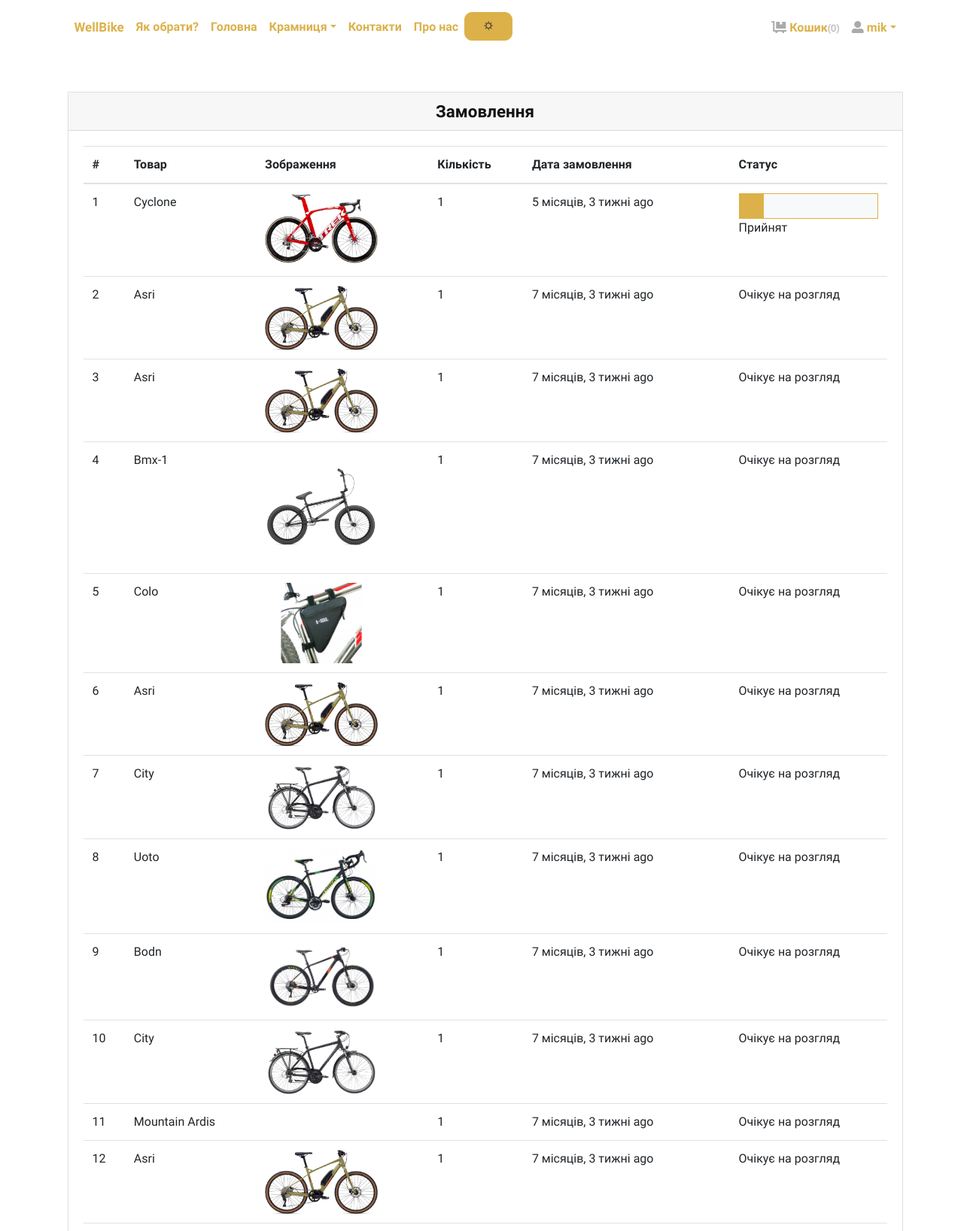
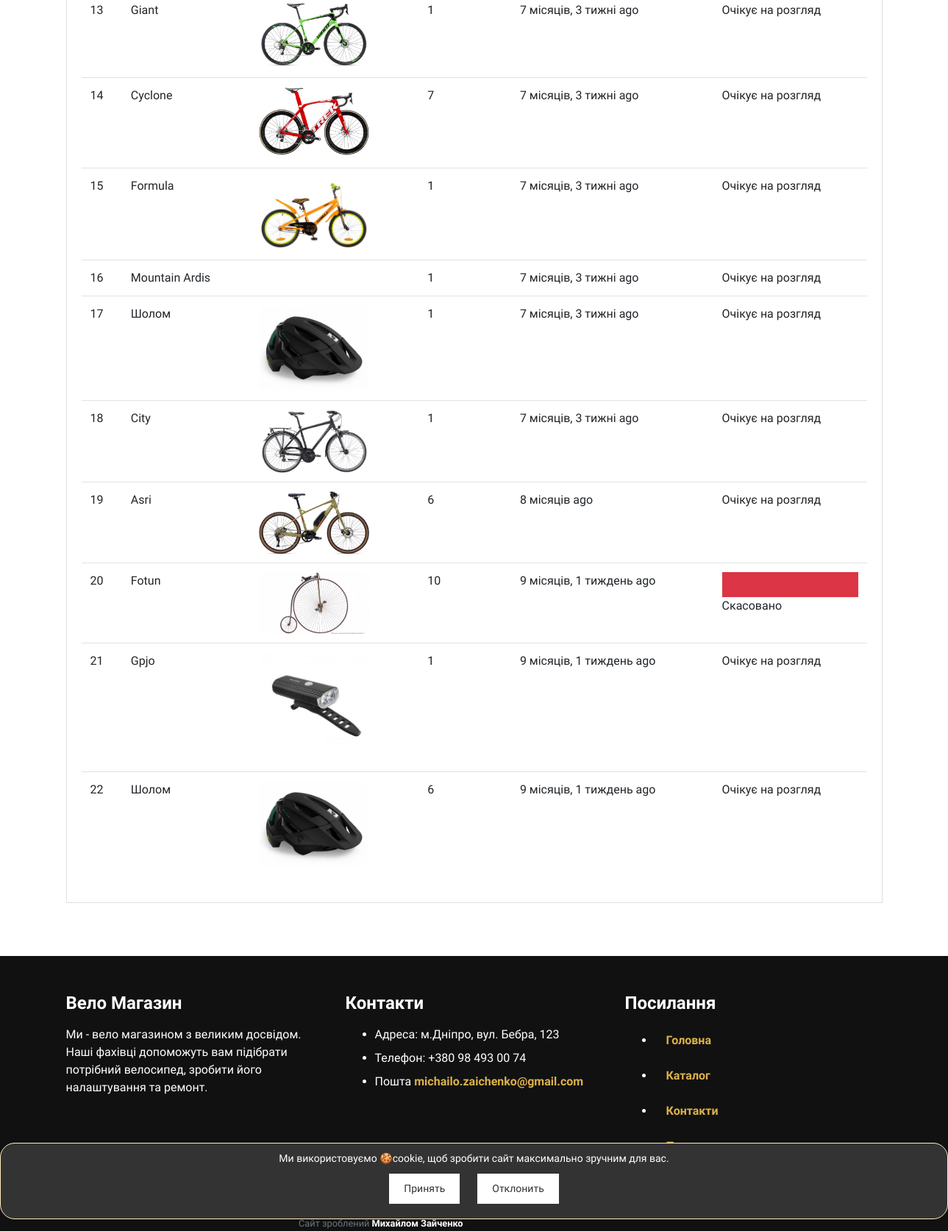
/orders/ (signed in), run on the app's committed database (2 pictures, top to bottom).
### store/models.py (models this page shows, shortened)
class Order(models.Model):
    user = models.ForeignKey(User, verbose_name="User", on_delete=models.CASCADE)
    address = models.ForeignKey(Address, verbose_name="Shipping Address", on_delete=models.CASCADE)
    paying_way = models.ForeignKey(PayingWay, verbose_name="Paying Way", on_delete=models.CASCADE, blank=True,
                                   null=True)
    product = models.ForeignKey(Product, verbose_name="Product", on_delete=models.CASCADE)
    quantity = models.PositiveIntegerField(verbose_name="Quantity")
    ordered_date = models.DateTimeField(auto_now_add=True, verbose_name="Ordered Date")
    status = models.CharField(
        choices=STATUS_CHOICES,
        max_length=50,
        default="Очікує на розгляд"
        )

class Product(models.Model):
    title = models.CharField(max_length=150, verbose_name="Product Title")
    slug = models.SlugField(max_length=160, verbose_name="Product Slug")
    sku = models.CharField(max_length=255, unique=True, verbose_name="Unique Product ID (SKU)")
    short_description = models.TextField(verbose_name="Short Description")
    detail_description = models.TextField(blank=True, null=True, verbose_name="Detail Description")
    product_image = models.ImageField(upload_to='product', blank=True, null=True, verbose_name="Product Image")
    price = models.DecimalField(max_digits=8, decimal_places=2)
    category = models.ForeignKey(Category, verbose_name="Product Categoy", on_delete=models.CASCADE)
    is_active = models.BooleanField(verbose_name="Is Active?")
    is_featured = models.BooleanField(verbose_name="Is Featured?")
    created_at = models.DateTimeField(auto_now_add=True, verbose_name="Created Date")
    updated_at = models.DateTimeField(auto_now=True, verbose_name="Updated Date")
    class Meta:
        verbose_name_plural = 'Products'
        ordering = ('-created_at', )

### store/views.py (the view)
# urls.py: path('orders/', views.orders, name="orders"),
@login_required
def orders(request):
    orders = Order.objects.filter(user=request.user).order_by('-ordered_date')
    your_account = request.user
    return render(request, 'store/orders.html', {'orders': orders, 'your_account': your_account, })

### store/context_preprocessors.py (called while the page is built)
def store_menu(request):
    categories = Category.objects.filter(is_active=True)
    context = {
        'categories_menu': categories,
    }
    return context

def cart_menu(request):
    if request.user.is_authenticated:
        cart_items= Cart.objects.filter(user=request.user)
        context = {
            'cart_items': cart_items,
        }
    else:
        context = {}
    return context

### store/templates/store/orders.html (shortened to what this page needs)
{% extends 'base.html' %}
{% load static %}
{% load humanize %}
{% block content %}
    <div class="container py-5">
        <div class="row">
            <div class="col-lg-12">
                <div class="card mb-4" id="tables">
                    <h4 class="card-header text-center">Замовлення</h4>
                    <div class="card-body">
                        <table class="table">
                            <thead>
                            <tr>
                                <th>#</th>
                                <th>Товар</th>
                                <th>Зображення</th>
                                <th>Кількість</th>
                                <th>Дата замовлення</th>
                                <th>Статус</th>
                            </tr>
                            </thead>
                            <tbody>
                            {% if orders %}
                                {% for order in orders %}
                                    <tr>
                                        <td>{{ forloop.counter }}</td>
                                        <td>{{ order.product.title }}</td>
                                        <td>
                                            {% if order.product.product_image %}
                                                <img src="{{ order.product.product_image.url }}"
                                                     alt="{{ order.product.product_ttile }}" style="width:150px;">
                                            {% endif %}
                                        </td>
                                        <td>{{ order.quantity }}</td>
                                        <td>{{ order.ordered_date|naturaltime }}</td>
                                        <td>
                                            {% if order.status == 'Прийнят' %}
                                                <div class="bg-light border border-primary">
                                                    <div class="p-3 bg-primary" style="width:0;"></div>
                                                </div>
                                            {% endif %}
                                            {% if order.status == 'Скасовано' %}
                                                <div class="bg-light border border-danger">
                                                    <div class="p-3 bg-danger" style="width:100%;"></div>
                                                </div>
                                            {% endif %}
                                            {{ order.status }}
                                        </td>
                                    </tr>
                                {% endfor %}
                            {% endif %}
                            </tbody>
                        </table>
                    </div>
                </div>
            </div>
        </div>
    </div>
    </div>
{% endblock content %}

### store/templates/navbar.html (shortened to what this page needs)
{% load static %}
{% load i18n %}
{% load cache %}
{% block head %}
    <link href="{% static 'css/header.css' %}" rel="stylesheet" type="text/css">
    <link href="{% static 'css/button_back_col.css' %}" rel="stylesheet" type="text/css">
{% endblock %}
<header>
    <div class="container px-0 px-lg-3">
        <nav class="navbar navbar-expand-lg py-3 px-lg-0">
            <div class="collapse navbar-collapse" id="navbarSupportedContent">
                <ul class="navbar-nav mr-auto">
                    <li class="nav-item">
                        <a class="nav-link active" href="{% url 'store:home' %}"><span
                                class="custom-text">WellBike</span></a>
                    </li>
                    <li class="nav-item">
                        <a class="nav-link" href="{% url 'store:main' %}">Як обрати?</a>
                    </li>
                    <li class="nav-item">
                        <a class="nav-link" href="{% url 'store:home' %}">Головна</a>
                    </li>
                    <li class="nav-item dropdown"><a class="nav-link dropdown-toggle" id="pagesDropdown" href="#"
                                                     data-toggle="dropdown" aria-haspopup="true"
                                                     aria-expanded="false">Крамниця</a>
                    </li>
                    <li class="nav-item">
                        <a class="nav-link" href="{% url 'store:contacts' %}">{% trans "Контакти" %}</a>
                    </li>
                    <li class="nav-item">
                        <a class="nav-link" href="{% url 'store:about' %}"> {% trans "Про нас" %}</a>
                    </li>
                    <li>
                        <div id="toggle-theme" class="btn btn-primary">🌣</div>
                    </li>
                </ul>
                <ul class="navbar-nav ml-auto">
                    {% if request.user.is_authenticated %}
                        <li class="nav-item"><a class="nav-link" href="{% url 'store:cart' %}"> <i
                                class="fas fa-dolly-flatbed mr-1 text-gray"></i>Кошик<small
                                class="text-gray">({{ cart_items.count }})</small></a></li>
                        <li class="nav-item dropdown"><a class="nav-link dropdown-toggle" id="pagesDropdown" href="#"
                                                         data-toggle="dropdown" aria-haspopup="true"
                                                         aria-expanded="false"><i class="fas fa-user-alt mr-1
                                                   text-gray"></i>{{ your_account }}</a></a>
                        </li>
                    {% else %}
                        <li class="nav-item"><a class="nav-link" href="{% url 'store:login' %}">Увійти</a>
                        </li>
                        <li class="nav-item"><a class="nav-link"
                                                href="{% url 'store:register' %}">Створити акаунт</a>
                        </li>
                    {% endif %}
                </ul>
            </div>
        </nav>
    </div>
</header>

### static/css/style.gold.css (style rules this page uses)
.text-gray { color: #aaa !important; }
.navbar { position: relative; }
.border { border: 1px solid #dee2e6 !important; }
.border-primary { border-color: #dcb14a !important; }
.border-danger { border-color: #dc3545 !important; }
.navbar { padding: 0.5rem 1rem; }
.btn { font-weight: 400; border: 1px solid transparent; font-family: inherit; padding: 0.375rem 1.5rem; font-size: 1rem; line-height: 1.5; border-radius: 0; transition: color 0.15s ease-in-out, background-color 0.15s ease-in-out, border-color 0.15s ease-in-out, box-shadow 0.15s ease-in-out; }
.btn-primary { color: #212529; background-color: #dcb14a; border-color: #dcb14a; }
body { font-family: "Libre Franklin", sans-serif; font-size: 1rem; font-weight: 400; line-height: 1.5; color: #111111; background-color: #fff; }
a { color: #dcb14a; text-decoration: none; }
h1, h2, h3, h4, h5, h6, .h1, .h2, .h3, .h4, .h5, .h6 { margin-bottom: 0.5rem; font-family: inherit; font-weight: 900; line-height: 1.2; color: inherit; }
h4, .h4 { font-size: 1.4rem; }
small, .small { font-size: 80%; font-weight: 400; }
.bg-primary { background-color: #dcb14a !important; }
.bg-danger { background-color: #dc3545 !important; }
.bg-light { background-color: #f8f9fa !important; }
.nav-link { padding: 0.5rem 1rem; }
.card { border-radius: 0; }
.card-body { padding: 1.25rem; }
.card-header { padding: 0.75rem 1.25rem; background-color: rgba(17, 17, 17, 0.03); border-bottom: 1px solid rgba(17, 17, 17, 0.125); }
.card-header:first-child { border-radius: calc(0 - 1px) calc(0 - 1px) 0 0; }
img { border-radius: 10px; }

### static/css/header.css (style rules this page uses)
.custom-text { font-size: 17px; }
a { font-weight: bolder; }
#toggle-theme { border-radius: 10px; }

### data on the page
Order: product "Cyclone", product.product_image (picture), quantity "1", ordered_date "5 місяців, 3 тижні ago", status "Прийнят"
Order: product "Asri", product.product_image (picture), quantity "1", ordered_date "7 місяців, 3 тижні ago", status "Очікує на розгляд"
Order: product "Asri", product.product_image (picture), quantity "1", ordered_date "7 місяців, 3 тижні ago", status "Очікує на розгляд"
Order: product "Bmx-1", product.product_image (picture), quantity "1", ordered_date "7 місяців, 3 тижні ago", status "Очікує на розгляд"
Order: product "Colo", product.product_image (picture), quantity "1", ordered_date "7 місяців, 3 тижні ago", status "Очікує на розгляд"
Order: product "Asri", product.product_image (picture), quantity "1", ordered_date "7 місяців, 3 тижні ago", status "Очікує на розгляд"
Order: product "City", product.product_image (picture), quantity "1", ordered_date "7 місяців, 3 тижні ago", status "Очікує на розгляд"
Order: product "Uoto", product.product_image (picture), quantity "1", ordered_date "7 місяців, 3 тижні ago", status "Очікує на розгляд"
Order: product "Bodn", product.product_image (picture), quantity "1", ordered_date "7 місяців, 3 тижні ago", status "Очікує на розгляд"
Order: product "City", product.product_image (picture), quantity "1", ordered_date "7 місяців, 3 тижні ago", status "Очікує на розгляд"
Order: product "Mountain Ardis", quantity "1", ordered_date "7 місяців, 3 тижні ago", status "Очікує на розгляд"
Order: product "Asri", product.product_image (picture), quantity "1", ordered_date "7 місяців, 3 тижні ago", status "Очікує на розгляд"
Order: product "Giant", product.product_image (picture), quantity "1", ordered_date "7 місяців, 3 тижні ago", status "Очікує на розгляд"
Order: product "Cyclone", product.product_image (picture), quantity "7", ordered_date "7 місяців, 3 тижні ago", status "Очікує на розгляд"
Order: product "Formula", product.product_image (picture), quantity "1", ordered_date "7 місяців, 3 тижні ago", status "Очікує на розгляд"
Order: product "Mountain Ardis", quantity "1", ordered_date "7 місяців, 3 тижні ago", status "Очікує на розгляд"
Order: product "Шолом", product.product_image (picture), quantity "1", ordered_date "7 місяців, 3 тижні ago", status "Очікує на розгляд"
Order: product "City", product.product_image (picture), quantity "1", ordered_date "7 місяців, 3 тижні ago", status "Очікує на розгляд"
Order: product "Asri", product.product_image (picture), quantity "6", ordered_date "8 місяців ago", status "Очікує на розгляд"
Order: product "Fotun", product.product_image (picture), quantity "10", ordered_date "9 місяців, 1 тиждень ago", status "Скасовано"
Order: product "Gpjo", product.product_image (picture), quantity "1", ordered_date "9 місяців, 1 тиждень ago", status "Очікує на розгляд"
Order: product "Шолом", product.product_image (picture), quantity "6", ordered_date "9 місяців, 1 тиждень ago", status "Очікує на розгляд"

### other printed values
{{ cart_items.count }} "0"
{{ your_account }} "mik"
